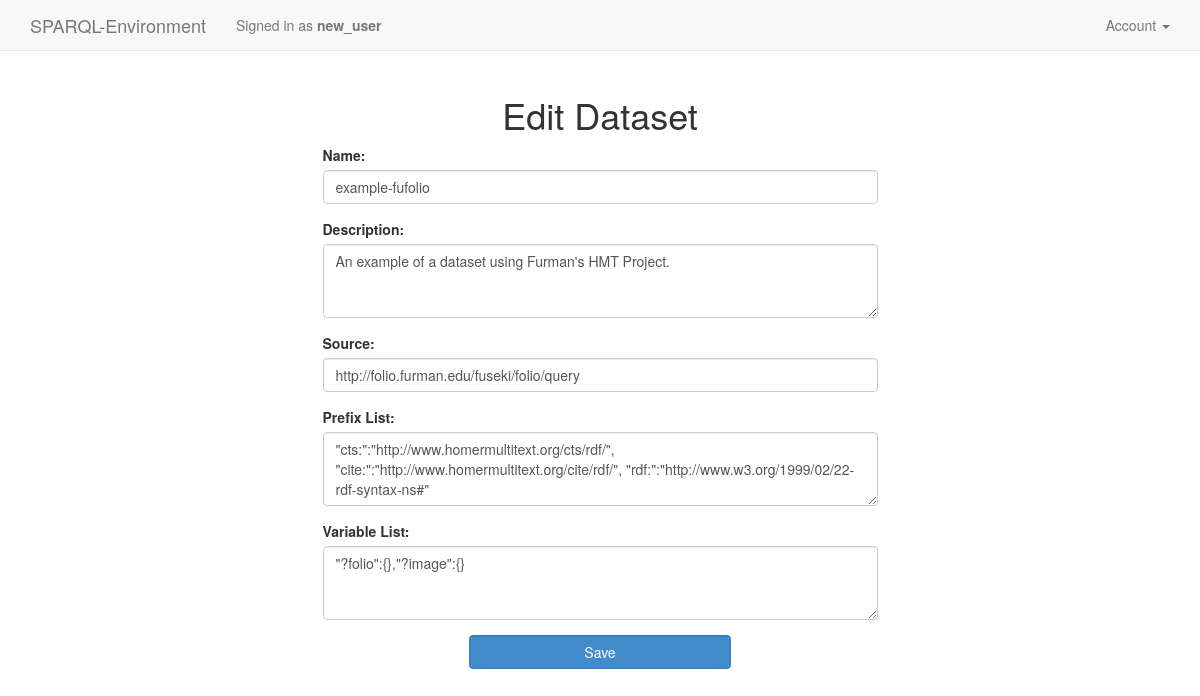
The app's page /edit_dataset.php?id=2 (signed in) with its own data.
### tables this page shows
CREATE TABLE dataset (
	id int NOT NULL AUTO_INCREMENT PRIMARY KEY,
	name varchar(50) NOT NULL,
	description varchar(140) NOT NULL,
	source varchar(100) NOT NULL,
	prefix_list text,
	variable_list text
);

### edit_dataset.php (the view, shortened to what this page needs)
<?php
    require("common.php");
    if(empty($_POST)) {
        $query = "SELECT * FROM datapermission WHERE data_id = :data_id AND user_id = :user_id";
        try {
            $stmt = $db->prepare($query);
        } catch(PDOException $ex) {
            die("Failed to run query: " . $ex->getMessage());
        }
    }
?>
<!DOCTYPE html>
<html>
<head>
	<link rel="stylesheet" type="text/css" href="webroot/css/bootstrap.css"/>
	<link rel="stylesheet" type="text/css" href="webroot/css/bootstrap-adjust.css"/>
</head>
<nav class="navbar navbar-default navbar-fixed-top">
<div class="container">
  <div class="navbar-header">
    <a class="navbar-brand" href="homepage.php">SPARQL-Environment</a>
    <p class="navbar-text">Signed in as
      <b><?php echo htmlentities($_SESSION['user']['username'], ENT_QUOTES, 'UTF-8'); ?></b>
    </p>
  </div>
  <div class="collapse navbar-collapse" id="bs-example-navbar-collapse-1">
    <ul class="nav navbar-nav navbar-right">
      <li class="dropdown">
        <a href="#" class="dropdown-toggle" data-toggle="dropdown" role="button" aria-haspopup="true" aria-expanded="false">Account <span class="caret"></span></a>
      </li>
    </ul>
  </div>
</div>
</nav>
<body>
	<div id="main-container">
	<div id="content" class="container">
	<div id="page-container" class="row">
	<div id="page-content" class="col-sm-12">
    <h1 style="text-align: center;">Edit Dataset</h1>
	  <div class="row">
      <div class="col-sm-3"></div>
      <div class="col-sm-6">
        <form action="edit_dataset.php" method="post" name="edit_dataset_form" id="edit_dataset_form">
          <fieldset>
            <?php
              $query = "SELECT * FROM dataset WHERE id = :id";
              $query_params = array(':id' => $_GET['id']);
              try {
                  $stmt = $db->prepare($query);
                  $result = $stmt->execute($query_params);
              } catch(PDOException $ex) {
                  die("Failed to run query: " . $ex->getMessage());
              }
              $row = $stmt->fetch();
              print('<div class="form-group">
                      <label for="name">Name:</label>
                      <input type="text" name="name" class="form-control" id="name" value="' . $row['name'] . '">
                    </div>
                    <div class="form-group">
                      <label for="desc">Description:</label>
                      <textarea name="desc" class="form-control" rows="3" id="desc">' . $row['description'] . '</textarea>
                    </div>
                    <div class="form-group">
                      <label for="source">Source:</label>
                      <input type="text" name="source" class="form-control" id="source" value="' . $row['source'] . '">
                    </div>
                    <div class="form-group">
                      <label for="prefix">Prefix List:</label>
                      <textarea name="prefix" class="form-control" rows="3" id="prefix">' . $row['prefix_list'] . '</textarea>
                    </div>
                    <div class="form-group">
                      <label for="variable">Variable List:</label>
                      <textarea name="variable" class="form-control" rows="3" id="variable">' . $row['variable_list'] . '</textarea>
                    </div>
                    <input type="hidden" name="id" id="id" value="' . $_GET['id'] . '">');
            ?>
            <div class="row">
              <div class="col-xs-3"></div>
              <div class="col-xs-6">
                <input type="submit" name="save" class="form-control btn btn-primary" value="Save">
              </div>
              <div class="col-xs-3"></div>
            </div>
    			</fieldset>
        </form>
      </div>
      <div class="col-sm-3"></div>
    </div>
	</div>
	</div>
	</div>
	</div>
</body>
</html>

### records on screen
dataset: name "example-fufolio", desc "An example of a dataset using Furman's HMT Project.", source "http://folio.furman.edu/fuseki/folio/query", prefix "\"cts:\":\"http://www.homermultitext.org/cts/rdf/\", \"cite:\":\"http://www.homermultitext.org/cite/rdf/\", \"rdf:\":\"http://www.w3.org/1999/02/22-rdf-syntax-ns#\"", variable "\"?folio\":{},\"?image\":{}"

### other values on screen
$_SESSION['user']['username'] "new_user"
